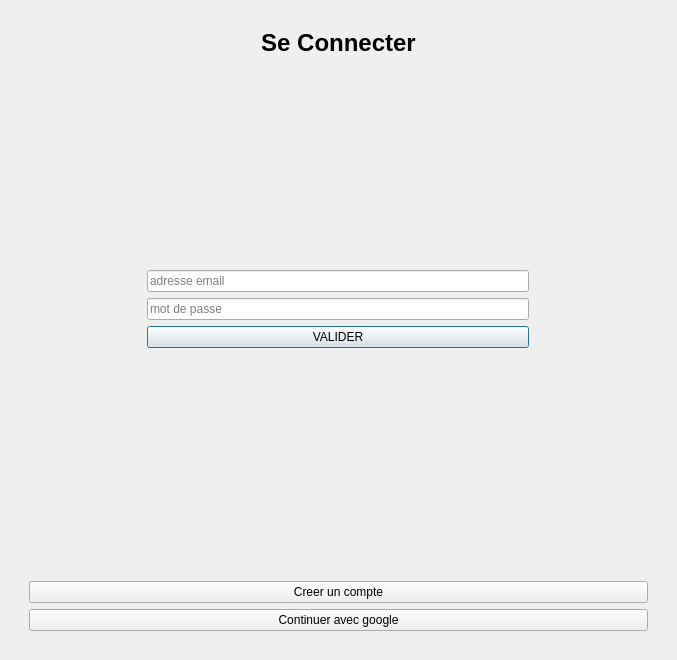
<?xml version='1.0' encoding='utf-8'?>
<ui version="4.0">
 <class>auth</class>
 <widget class="QDialog" name="auth">
  <property name="geometry">
   <rect>
    <x>0</x>
    <y>0</y>
    <width>677</width>
    <height>660</height>
   </rect>
  </property>
  <property name="windowTitle">
   <string>Dialog</string>
  </property>
  <layout class="QVBoxLayout" name="verticalLayout_3">
   <item>
    <widget class="QCustomQStackedWidget" name="auth_pages">
     <widget class="QWidget" name="page_connexion">
      <layout class="QVBoxLayout" name="verticalLayout_4">
       <item>
        <widget class="QWidget" name="widget" native="true">
         <layout class="QHBoxLayout" name="horizontalLayout">
          <item>
           <widget class="QLabel" name="label">
            <property name="font">
             <font>
              <pointsize>18</pointsize>
              <weight>75</weight>
              <bold>true</bold>
             </font>
            </property>
            <property name="text">
             <string>Se Connecter</string>
            </property>
            <property name="alignment">
             <set>Qt::AlignCenter</set>
            </property>
           </widget>
          </item>
         </layout>
        </widget>
       </item>
       <item>
        <spacer name="verticalSpacer_2">
         <property name="orientation">
          <enum>Qt::Vertical</enum>
         </property>
         <property name="sizeHint" stdset="0">
          <size>
           <width>20</width>
           <height>40</height>
          </size>
         </property>
        </spacer>
       </item>
       <item>
        <widget class="QWidget" name="widget_3" native="true">
         <property name="minimumSize">
          <size>
           <width>400</width>
           <height>0</height>
          </size>
         </property>
         <property name="maximumSize">
          <size>
           <width>16777215</width>
           <height>16777215</height>
          </size>
         </property>
         <layout class="QHBoxLayout" name="horizontalLayout_2">
          <item>
           <widget class="QWidget" name="widget_4" native="true">
            <property name="maximumSize">
             <size>
              <width>400</width>
              <height>16777215</height>
             </size>
            </property>
            <layout class="QVBoxLayout" name="verticalLayout_2">
             <item>
              <widget class="QLineEdit" name="login_email">
               <property name="placeholderText">
                <string>adresse email</string>
               </property>
              </widget>
             </item>
             <item>
              <widget class="QLineEdit" name="login_password">
               <property name="placeholderText">
                <string>mot de passe</string>
               </property>
              </widget>
             </item>
             <item>
              <widget class="QPushButton" name="valider_connexion">
               <property name="text">
                <string>VALIDER</string>
               </property>
              </widget>
             </item>
             <item>
              <widget class="QLabel" name="error_login">
               <property name="styleSheet">
                <string notr="true">color:red;</string>
               </property>
               <property name="text">
                <string />
               </property>
               <property name="alignment">
                <set>Qt::AlignCenter</set>
               </property>
              </widget>
             </item>
            </layout>
           </widget>
          </item>
         </layout>
        </widget>
       </item>
       <item>
        <spacer name="verticalSpacer">
         <property name="orientation">
          <enum>Qt::Vertical</enum>
         </property>
         <property name="sizeHint" stdset="0">
          <size>
           <width>20</width>
           <height>40</height>
          </size>
         </property>
        </spacer>
       </item>
       <item>
        <widget class="QWidget" name="widget_2" native="true">
         <layout class="QVBoxLayout" name="verticalLayout">
          <item>
           <widget class="QPushButton" name="link_inscription">
            <property name="text">
             <string>Creer un compte</string>
            </property>
           </widget>
          </item>
          <item>
           <widget class="QPushButton" name="pushButton_2">
            <property name="text">
             <string>Continuer avec google</string>
            </property>
            <property name="icon">
             <iconset resource="../Qss/icons/_icons.qrc">
              <normaloff>:/font_awesome/brands/icons/font_awesome/brands/google.png</normaloff>:/font_awesome/brands/icons/font_awesome/brands/google.png</iconset>
            </property>
           </widget>
          </item>
         </layout>
        </widget>
       </item>
      </layout>
     </widget>
     <widget class="QWidget" name="page_inscription">
      <layout class="QVBoxLayout" name="verticalLayout_5">
       <item>
        <widget class="QWidget" name="widget_5" native="true">
         <layout class="QHBoxLayout" name="horizontalLayout_3">
          <item>
           <widget class="QLabel" name="label_2">
            <property name="font">
             <font>
              <pointsize>18</pointsize>
              <weight>75</weight>
              <bold>true</bold>
             </font>
            </property>
            <property name="text">
             <string>INSCRIPTION</string>
            </property>
            <property name="alignment">
             <set>Qt::AlignCenter</set>
            </property>
           </widget>
          </item>
         </layout>
        </widget>
       </item>
       <item>
        <spacer name="verticalSpacer_4">
         <property name="orientation">
          <enum>Qt::Vertical</enum>
         </property>
         <property name="sizeHint" stdset="0">
          <size>
           <width>20</width>
           <height>40</height>
          </size>
         </property>
        </spacer>
       </item>
       <item>
        <widget class="QWidget" name="widget_6" native="true">
         <property name="maximumSize">
          <size>
           <width>16777215</width>
           <height>16777215</height>
          </size>
         </property>
         <layout class="QHBoxLayout" name="horizontalLayout_6">
          <item>
           <widget class="QWidget" name="widget_7" native="true">
            <property name="maximumSize">
             <size>
              <width>400</width>
              <height>16777215</height>
             </size>
            </property>
            <layout class="QVBoxLayout" name="verticalLayout_8">
             <item>
              <widget class="QWidget" name="widget_10" native="true">
               <layout class="QHBoxLayout" name="horizontalLayout_4">
                <item>
                 <widget class="QLineEdit" name="register_lastname">
                  <property name="text">
                   <string />
                  </property>
                  <property name="placeholderText">
                   <string>votre nom</string>
                  </property>
                 </widget>
                </item>
                <item>
                 <widget class="QLineEdit" name="register_firstname">
                  <property name="placeholderText">
                   <string>votre prenom</string>
                  </property>
                 </widget>
                </item>
               </layout>
              </widget>
             </item>
             <item>
              <widget class="QLineEdit" name="register_email">
               <property name="placeholderText">
                <string>adresse email</string>
               </property>
              </widget>
             </item>
             <item>
              <widget class="QWidget" name="widget_8" native="true">
               <layout class="QHBoxLayout" name="horizontalLayout_5">
                <item>
                 <widget class="QLineEdit" name="register_password">
                  <property name="placeholderText">
                   <string>mot de passe</string>
                  </property>
                 </widget>
                </item>
                <item>
                 <widget class="QLineEdit" name="register_confirm">
                  <property name="placeholderText">
                   <string>confirmer</string>
                  </property>
                 </widget>
                </item>
               </layout>
              </widget>
             </item>
             <item>
              <widget class="QPushButton" name="valider_inscription">
               <property name="text">
                <string>valider</string>
               </property>
              </widget>
             </item>
             <item>
              <widget class="QLabel" name="error_register">
               <property name="enabled">
                <bool>true</bool>
               </property>
               <property name="styleSheet">
                <string notr="true">color:red;</string>
               </property>
               <property name="text">
                <string />
               </property>
               <property name="alignment">
                <set>Qt::AlignCenter</set>
               </property>
              </widget>
             </item>
            </layout>
           </widget>
          </item>
         </layout>
        </widget>
       </item>
       <item>
        <spacer name="verticalSpacer_3">
         <property name="orientation">
          <enum>Qt::Vertical</enum>
         </property>
         <property name="sizeHint" stdset="0">
          <size>
           <width>20</width>
           <height>40</height>
          </size>
         </property>
        </spacer>
       </item>
       <item>
        <widget class="QWidget" name="widget_9" native="true">
         <layout class="QVBoxLayout" name="verticalLayout_7">
          <item>
           <widget class="QPushButton" name="link_connexion">
            <property name="text">
             <string>se connecter</string>
            </property>
           </widget>
          </item>
          <item>
           <widget class="QPushButton" name="pushButton_5">
            <property name="text">
             <string>continuer avec google</string>
            </property>
            <property name="icon">
             <iconset resource="../Qss/icons/_icons.qrc">
              <normaloff>:/font_awesome/brands/icons/font_awesome/brands/google.png</normaloff>:/font_awesome/brands/icons/font_awesome/brands/google.png</iconset>
            </property>
           </widget>
          </item>
         </layout>
        </widget>
       </item>
      </layout>
     </widget>
    </widget>
   </item>
  </layout>
 </widget>
 <customwidgets>
  <customwidget>
   <class>QCustomQStackedWidget</class>
   <extends>QStackedWidget</extends>
   <header>Custom_Widgets.QCustomQStackedWidget.h</header>
   <container>1</container>
  </customwidget>
 <customwidget><class>QPushButton</class><extends>QPushButton</extends><header location="global">Custom_Widgets.Theme.h</header><container>1</container></customwidget><customwidget><class>QLabel</class><extends>QLabel</extends><header location="global">Custom_Widgets.Theme.h</header><container>1</container></customwidget></customwidgets>
 <connections />
</ui>
